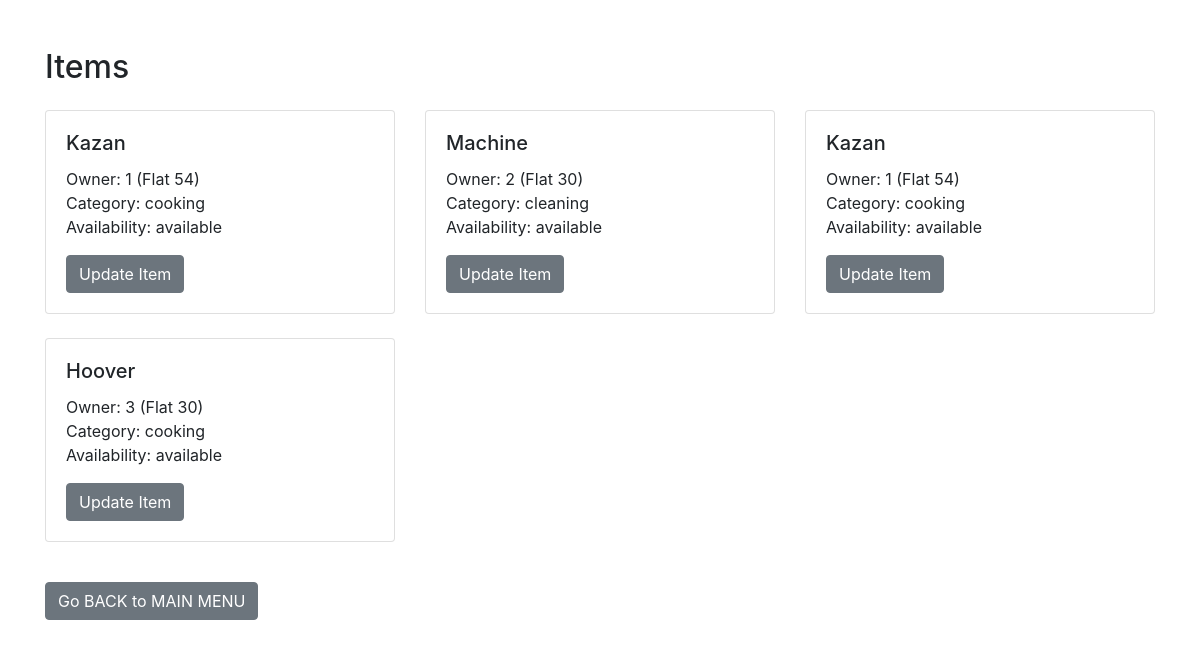
/items, run on the app's committed database.
### tables this page shows
CREATE TABLE "items" (
"itemID" INTEGER PRIMARY KEY AUTOINCREMENT,
"flatID" INTEGER NOT NULL,
"memberID" INTEGER NOT NULL,               
"class" VARCHAR (10),
"item_name" VARCHAR (50),
"availability" VARCHAR (20),
"borrower_name" TEXT,
"borrower_flatID" INTEGER,
FOREIGN KEY (flatID) REFERENCES flats (flatID),
FOREIGN KEY (memberID) REFERENCES members (memberID)
);

### main.py (the view)
@app.route("/items")
def view_items():
  conn, cursor = get_db_connection()
  cursor.execute("SELECT * FROM items")
  items = cursor.fetchall()
  conn.close()
  return render_template("items.html", items=items)

### main.py (called while the page is built)
def get_db_connection():
    dbCon = sql.connect("square_share.db") #connection object
    dbCursor = dbCon.cursor() #cursor object
    return dbCon, dbCursor

### templates/items.html (shortened to what this page needs)
<!DOCTYPE html>
<html lang="en">
<head>
    <link rel="stylesheet" href="https://maxcdn.bootstrapcdn.com/bootstrap/4.5.2/css/bootstrap.min.css">
</head>
<body>
    <div class="container mt-5">
        <h2>Items</h2>
        <div class="row mt-4">
            {% for item in items %}
            <div class="col-md-4 mb-4">
                <div class="card">
                    <div class="card-body">
                        <h5 class="card-title">{{ item[4] }}</h5>
                        <p class="card-text">
                            Owner: {{ item[2] }} (Flat {{ item[1] }})<br>
                            Category: {{ item[3] }}<br>
                            Availability: {{ item[5] }}
                        </p>
                        <button class="btn btn-secondary" onclick="toggleUpdateForm({{ loop.index }})">Update Item</button>
                    </div>
                </div>
            </div>
            {% endfor %}
        </div>
        <a href="{{ url_for('home') }}" class="btn btn-secondary mt-3">Go BACK to MAIN MENU </a>
    </div>
</body>
</html>

### data on the page
items: item_name "Kazan", memberID "1", flatID "54", class "cooking", availability "available"
items: item_name "Machine", memberID "2", flatID "30", class "cleaning", availability "available"
items: item_name "Kazan", memberID "1", flatID "54", class "cooking", availability "available"
items: item_name "Hoover", memberID "3", flatID "30", class "cooking", availability "available"
